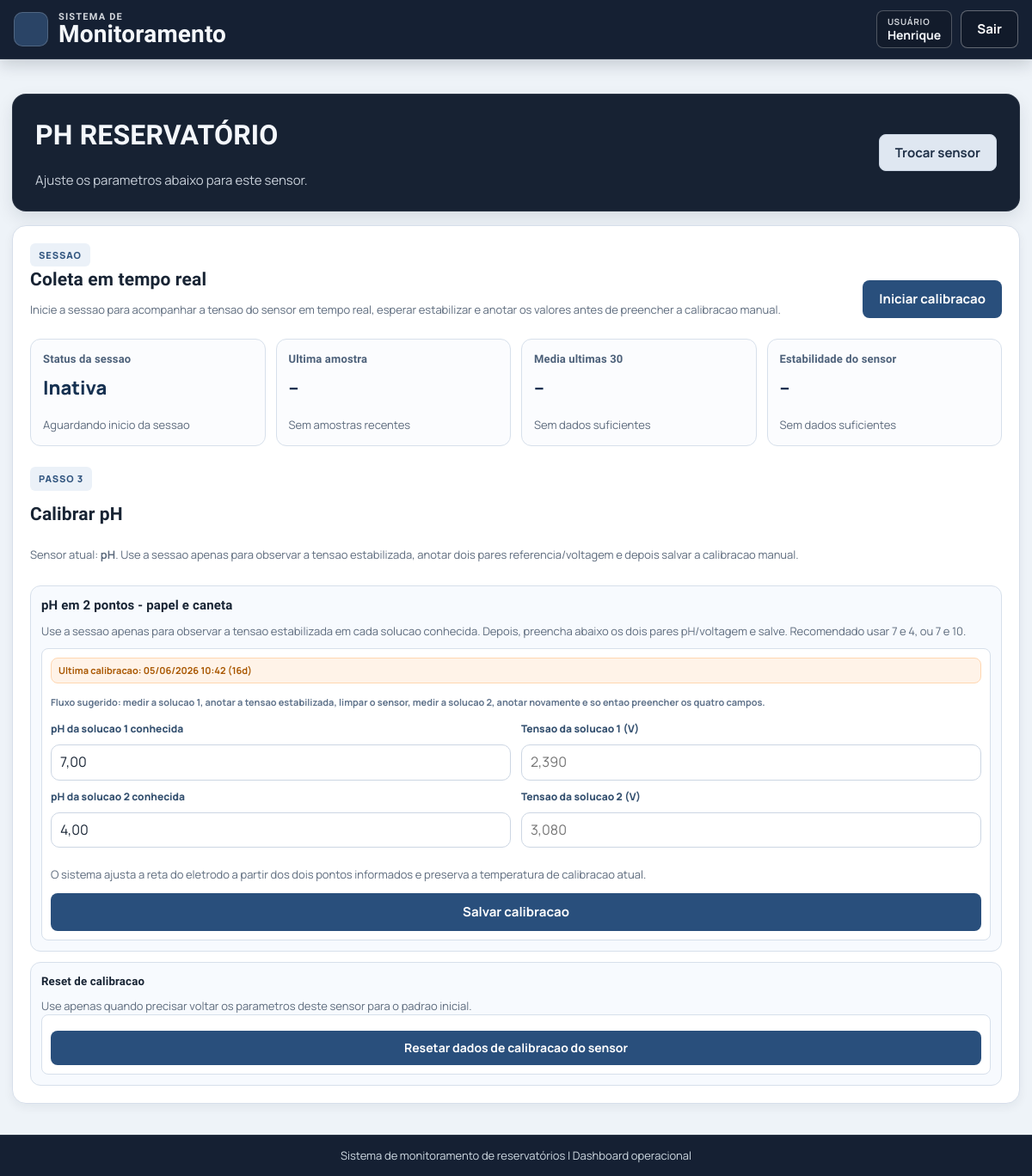
Page /reservatorios/8/calibracao/ph/ (signed in) on the earlier database version.
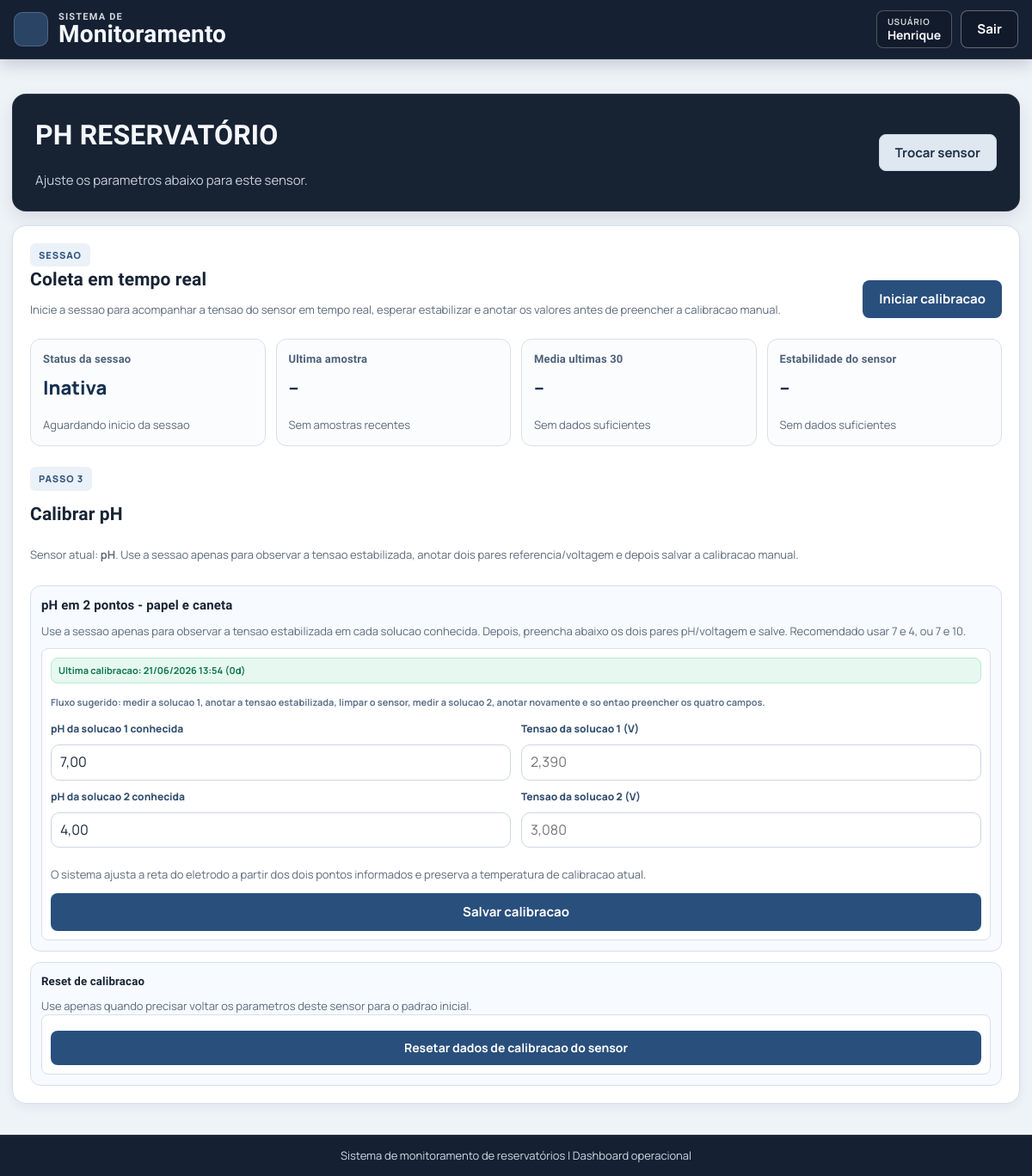
Same page on the later database version.
### app/models.py (models this page shows, shortened)
class PontoMonitoramento(models.Model):
    TIPO_UNICO = "ponto_unico"
    TIPO_ANTES = "antes_tratamento"
    TIPO_DEPOIS = "depois_tratamento"
    TEMPERATURA_INCLINACAO_PADRAO = 1.0
    PH_VOLTAGEM_REFERENCIA_7_PADRAO = 2.39
    PH_INCLINACAO_PADRAO = 0.23
    PH_TEMPERATURA_CALIBRACAO_PADRAO = 25.0
    TDS_INCLINACAO_PADRAO = 1.0
    TURBIDEZ_INCLINACAO_PADRAO = 1.0
    TDS_ALVO_CALIBRACAO_PADRAO = 40.0
    TURBIDEZ_ALVO_CALIBRACAO_PADRAO = 0.4
    TIPOS_LEGADOS = (
        TIPO_ANTES,
        TIPO_DEPOIS,
    )
    TIPOS = (TIPO_UNICO,)
    TIPOS_COMPATIVEIS = (
        TIPO_UNICO,
        TIPO_ANTES,
        TIPO_DEPOIS,
    )
    TIPO_CHOICES = (
        (TIPO_UNICO, "Ponto único"),
    )
    TIPO_ALIASES = {
        TIPO_UNICO: TIPO_UNICO,
        TIPO_ANTES: TIPO_UNICO,
        TIPO_DEPOIS: TIPO_UNICO,
        "pre": TIPO_UNICO,
        "pos": TIPO_UNICO,
        "ponto_unico": TIPO_UNICO,
        "ponto unico": TIPO_UNICO,
    }
    reservatorio = models.ForeignKey(
        Reservatorio,
        on_delete=models.CASCADE,
        related_name="pontos_monitoramento",
    )
    tipo = models.CharField(max_length=32, choices=TIPO_CHOICES)
    status_atual = models.CharField(
        max_length=20,
        choices=Reservatorio.STATUS_CHOICES,
        default=Reservatorio.STATUS_BOM,
    )
    confianca_status = models.FloatField(null=True, blank=True)
    modelo_versao = models.CharField(max_length=64, blank=True, default="")
    temperatura_inclinacao = models.FloatField(default=TEMPERATURA_INCLINACAO_PADRAO)
    temperatura_offset_c = models.FloatField(default=0.0)
    temperatura_valor_referencia_c = models.FloatField(null=True, blank=True)
    temperatura_bruta_referencia_c = models.FloatField(null=True, blank=True)
    temperatura_calibrado_em = models.DateTimeField(null=True, blank=True)
    ph_voltagem_referencia_7 = models.FloatField(default=PH_VOLTAGEM_REFERENCIA_7_PADRAO)
    ph_inclinacao = models.FloatField(default=PH_INCLINACAO_PADRAO)
    ph_temperatura_calibracao_c = models.FloatField(default=PH_TEMPERATURA_CALIBRACAO_PADRAO)
    ph_calibrado_em = models.DateTimeField(null=True, blank=True)
    tds_inclinacao = models.FloatField(default=TDS_INCLINACAO_PADRAO)
    tds_offset_ppm = models.FloatField(default=0.0)
    tds_calibrado_em = models.DateTimeField(null=True, blank=True)
    turbidez_inclinacao = models.FloatField(default=TURBIDEZ_INCLINACAO_PADRAO)
    turbidez_offset_ntu = models.FloatField(default=0.0)
    turbidez_calibrado_em = models.DateTimeField(null=True, blank=True)
    tds_alvo_calibracao_ppm = models.FloatField(default=TDS_ALVO_CALIBRACAO_PADRAO)
    turbidez_alvo_calibracao_ntu = models.FloatField(default=TURBIDEZ_ALVO_CALIBRACAO_PADRAO)
    tds_adc_calibracao = models.IntegerField(null=True, blank=True)
    turbidez_adc_calibracao = models.IntegerField(null=True, blank=True)
    agua_calibrado_em = models.DateTimeField(null=True, blank=True)
    created_at = models.DateTimeField(auto_now_add=True)
    updated_at = models.DateTimeField(auto_now=True)
    class Meta:
        ordering = ["reservatorio_id", "tipo"]
        constraints = [
            models.UniqueConstraint(
                fields=["reservatorio", "tipo"],
                name="uq_ponto_monitoramento_reservatorio_tipo",
            ),
        ]
    @property
    def nome_exibicao(self):
        return "Ponto único"
    @classmethod
    def normalizar_tipo(cls, tipo):
        if not isinstance(tipo, str):
            raise ValueError("ponto_tipo invalido")
        tipo_normalizado = tipo.strip().lower()
        tipo_resolvido = cls.TIPO_ALIASES.get(tipo_normalizado)
        if tipo_resolvido is None:
            raise ValueError("ponto_tipo invalido")
        return tipo_resolvido

### app/views.py (the view)
@login_required(login_url="entrar")
@require_http_methods(["GET"])
def reservatorio_calibracao_sensor(request, reservatorio_id, sensor_id):
    reservatorio = Reservatorio.obter_por_id(reservatorio_id, usuario=request.user)
    if reservatorio is None:
        messages.error(request, "Reservatório não encontrado.")
        return redirect("index")
    reservatorio.garantir_pontos_monitoramento()
    ponto_unico = reservatorio.obter_ponto_monitoramento(PontoMonitoramento.TIPO_UNICO)
    sensor_selecionado = _normalizar_sensor_calibracao(
        sensor_id,
        padrao="temperatura",
    )
    ponto_calibracao = ponto_unico
    return render(
        request,
        "reservatorio/calibracao_sensor.html",
        {
            **_contexto_calibracao_reservatorio(
                reservatorio,
                ponto_unico=ponto_unico,
            ),
            "sensor_selecionado": sensor_selecionado,
            "sensor_selecionado_nome": _rotulo_sensor_calibracao(sensor_selecionado),
            "titulo_calibracao_ativa": _titulo_calibracao_ativa(
                ponto=ponto_calibracao,
                sensor=sensor_selecionado,
            ),
            "ponto_calibracao": ponto_calibracao,
            "temperatura_calibracao_ativa": _resumo_calibracao_temperatura(ponto_calibracao),
            "tds_calibracao_ativa": _resumo_calibracao_tds(ponto_calibracao),
            "turbidez_calibracao_ativa": _resumo_calibracao_turbidez(ponto_calibracao),
            "ph_calibracao_ativa": _resumo_calibracao_ph(ponto_calibracao),
            "sessao_calibracao_ativa": _resumo_sessao_calibracao(
                ponto=ponto_calibracao,
                sensor=sensor_selecionado,
            ),
            "calibracao_intervalo_poll_ms": int(reservatorio.esp32_intervalo_envio_calibracao_s) * 1000,
        },
    )

### app/models.py (called while the page is built)
    @classmethod
    def obter_por_id(cls, reservatorio_id, usuario=None):
        reservatorio_id = cls._normalizar_id(reservatorio_id)
        if reservatorio_id is None:
            return None
        queryset = cls.objects.filter(id=reservatorio_id)
        if usuario is not None:
            queryset = queryset.filter(usuario=usuario)
        return queryset.first()

    def garantir_pontos_monitoramento(self):
        possui_ponto = self.pontos_monitoramento.filter(
            tipo__in=PontoMonitoramento.TIPOS_COMPATIVEIS,
        ).exists()
        if possui_ponto:
            return
        PontoMonitoramento.objects.get_or_create(
            reservatorio=self,
            tipo=PontoMonitoramento.TIPO_UNICO,
        )

    @staticmethod
    def _normalizar_id(reservatorio_id):
        if isinstance(reservatorio_id, int):
            return reservatorio_id if reservatorio_id > 0 else None
        if isinstance(reservatorio_id, str) and reservatorio_id.isdigit():
            return int(reservatorio_id)
        return None

### app/views.py (called while the page is built)
def _titulo_calibracao_ativa(*, ponto, sensor):
    return f"Calibrar {_rotulo_sensor_calibracao(sensor)}"

### app/templates/reservatorio/calibracao_sensor.html (shortened to what this page needs)
{% extends "blocos/base.html" %}
{% load static %}
{% block content %}
<section class="detail-hero calibration-hero">
    <div class="detail-hero-copy">
        <h2>{{ sensor_selecionado_nome|upper }} {{ reservatorio.nome|upper }}</h2>
        <p class="index-hero-subtitle">
            Ajuste os parametros abaixo para este sensor.
        </p>
    </div>
    <div class="detail-hero-actions">
        <a class="btn-secondary" href="{% url 'reservatorio_calibracao' reservatorio.id %}">Trocar sensor</a>
    </div>
</section>
<section class="panel calibration-page-panel">
    <div class="calibration-session-toolbar">
        <div>
            <div class="calibration-step-kicker">Sessao</div>
            <h3>Coleta em tempo real</h3>
            <p class="status-meta calibration-page-intro">
                {% if sensor_selecionado == "ph" or sensor_selecionado == "turbidez" %}
                Inicie a sessao para acompanhar a tensao do sensor em tempo real, esperar estabilizar e anotar os valores antes de preencher a calibracao manual.
                {% else %}
                Inicie a sessao para o ESP32 enviar amostras deste sensor a cada 5 segundos sem misturar com o historico normal.
                {% endif %}
            </p>
        </div>
        <div class="calibration-session-actions">
            {% if sessao_calibracao_ativa.ativa %}
            <form method="post" action="{% url 'reservatorio_calibracao_sessao_encerrar' reservatorio.id sensor_selecionado %}">
                {% csrf_token %}
                <button class="btn-main" type="submit">Encerrar sessao</button>
            </form>
            {% else %}
            <form method="post" action="{% url 'reservatorio_calibracao_sessao_iniciar' reservatorio.id sensor_selecionado %}">
                <button class="btn-main" type="submit">Iniciar calibracao</button>
            </form>
            {% endif %}
        </div>
    </div>
    <div class="calibration-live-grid" id="calibrationLivePanel"
        data-status-url="{% url 'reservatorio_calibracao_sessao_status' reservatorio.id sensor_selecionado %}"
        data-sensor="{{ sensor_selecionado }}"
        data-session-active="{% if sessao_calibracao_ativa.ativa %}true{% else %}false{% endif %}"
        data-status-cursor="{{ sessao_calibracao_ativa.cursor|default:'' }}"
        data-poll-interval-ms="{{ calibracao_intervalo_poll_ms }}">
        <article class="calibration-live-card">
            <h4>Status da sessao</h4>
            <p class="calibration-live-value" data-live-status>
                {% if sessao_calibracao_ativa.ativa %}Ativa{% else %}Inativa{% endif %}
            </p>
            <p class="status-meta" data-live-count>
                {% if sessao_calibracao_ativa.ativa %}{{ sessao_calibracao_ativa.amostras }} amostras recebidas{% else %}Aguardando inicio da sessao{% endif %}
            </p>
        </article>
        <article class="calibration-live-card">
            <h4>Ultima amostra</h4>
            <p class="calibration-live-value" data-live-last-value>--</p>
            <p class="status-meta" data-live-last-meta>Sem amostras recentes</p>
        </article>
        <article class="calibration-live-card">
            <h4>Media ultimas 30</h4>
            <p class="calibration-live-value" data-live-avg-value>--</p>
            <p class="status-meta" data-live-avg-meta>Sem dados suficientes</p>
        </article>
        <article class="calibration-live-card">
            <h4>Estabilidade do sensor</h4>
            <p class="calibration-live-value" data-live-stability-sensor>--</p>
            <p class="status-meta" data-live-stability-sensor-meta>Sem dados suficientes</p>
        </article>
    </div>
    {% include "reservatorio/_calibration_content.html" %}
</section>
{% endblock %}

### app/templates/reservatorio/_calibration_content.html (shortened to what the changed rows need)
{% load l10n %}
{% if sensor_selecionado == "temperatura" %}
<section class="ph-calibration-section">
    <h5>Temperatura</h5>
    <p class="status-meta">
        Informe em quanto a media da temperatura deveria estar. O sistema usa a media estavel da sessao para ajustar a calibracao automaticamente.
    </p>
    <div class="ph-auto-grid calibration-single-grid">
        <form class="ph-auto-card calibration-form-card" method="post" data-calibration-form data-sensor-form="temperatura"
            action="{% url 'reservatorio_calibracao_temperatura_auto' reservatorio.id %}">
            {% csrf_token %}
            <p class="ph-calibration-status calibration-status {% if temperatura_calibracao_ativa.vencida %}is-overdue{% else %}is-ok{% endif %}">
                {% if temperatura_calibracao_ativa.calibrado_em %}
                Ultima calibracao: {{ temperatura_calibracao_ativa.calibrado_em|date:"d/m/Y H:i" }} ({{ temperatura_calibracao_ativa.dias }}d)
                {% else %}
                Ultima calibracao: nunca calibrado
                {% endif %}
            </p>
            <label for="temperatura_referencia_ativa">A media da temperatura deveria estar em (C)</label>
            <input id="temperatura_referencia_ativa" name="temperatura_referencia_c" type="text"
                inputmode="decimal" placeholder="25,00"
                value="{{ ponto_calibracao.temperatura_valor_referencia_c|default:reservatorio.meta_celsius_temperatura|floatformat:2 }}"
                required>
            <details class="calibration-advanced">
                <summary>Ajustes avancados</summary>
                <p class="status-meta">
                    A inclinacao define o quanto o valor final reage a mudancas na leitura bruta do sensor. Nao e recomendado alterar isso sem necessidade.
                </p>
                <label for="temperatura_inclinacao_ativa">Inclinacao atual</label>
                <input id="temperatura_inclinacao_ativa" name="temperatura_inclinacao" type="text"
                    inputmode="decimal" placeholder="1,00" value="{{ ponto_calibracao.temperatura_inclinacao|floatformat:3 }}" required>
            </details>
            <button class="btn-main" type="submit" data-confirm-button disabled>Salvar calibracao</button>
            <p class="status-meta" data-confirm-hint>Aguardando estabilidade do sensor.</p>
        </form>
    </div>
</section>
{% elif sensor_selecionado == "ph" %}
<section class="ph-calibration-section">
    <div class="ph-manual-grid calibration-single-grid">
        <form class="ph-manual-card calibration-form-card ph-paper-form" method="post" action="{% url 'reservatorio_calibracao_ph_auto' reservatorio.id %}">
            <p class="ph-calibration-status calibration-status {% if ph_calibracao_ativa.vencida %}is-overdue{% else %}is-ok{% endif %}">
                {% if ph_calibracao_ativa.calibrado_em %}
                Ultima calibracao: {{ ph_calibracao_ativa.calibrado_em|date:"d/m/Y H:i" }} ({{ ph_calibracao_ativa.dias }}d)
                {% else %}
                Ultima calibracao: nunca calibrado
                {% endif %}
            </p>
            <p class="ph-voltage-hint">
                Fluxo sugerido: medir a solucao 1, anotar a tensao estabilizada, limpar o sensor, medir a solucao 2, anotar novamente e so entao preencher os quatro campos.
            </p>
            <div class="ph-paper-entry-grid">
                <label for="ph_solucao_ponto_1">pH da solucao 1 conhecida</label>
                <label for="ph_tensao_ponto_1">Tensao da solucao 1 (V)</label>
                <input id="ph_solucao_ponto_1" name="ph_solucao_ponto_1" type="text" inputmode="decimal" value="7,00" required>
                <input id="ph_tensao_ponto_1" name="ph_tensao_ponto_1" type="text" inputmode="decimal" placeholder="2,390" required>
                <label for="ph_solucao_ponto_2">pH da solucao 2 conhecida</label>
                <label for="ph_tensao_ponto_2">Tensao da solucao 2 (V)</label>
                <input id="ph_solucao_ponto_2" name="ph_solucao_ponto_2" type="text" inputmode="decimal" value="4,00" required>
                <input id="ph_tensao_ponto_2" name="ph_tensao_ponto_2" type="text" inputmode="decimal" placeholder="3,080" required>
            </div>
            <p class="status-meta">
                O sistema ajusta a reta do eletrodo a partir dos dois pontos informados e preserva a temperatura de calibracao atual.
            </p>
            <button class="btn-main" type="submit">Salvar calibracao</button>
        </form>
    </div>
</section>
{% endif %}

Differences in the rows shown:
changed PontoMonitoramento: calibrado_em "05/06/2026 10:42" → "21/06/2026 13:54"
Other differences:
{{ ph_calibracao_ativa.dias }}: "16" → "0"
